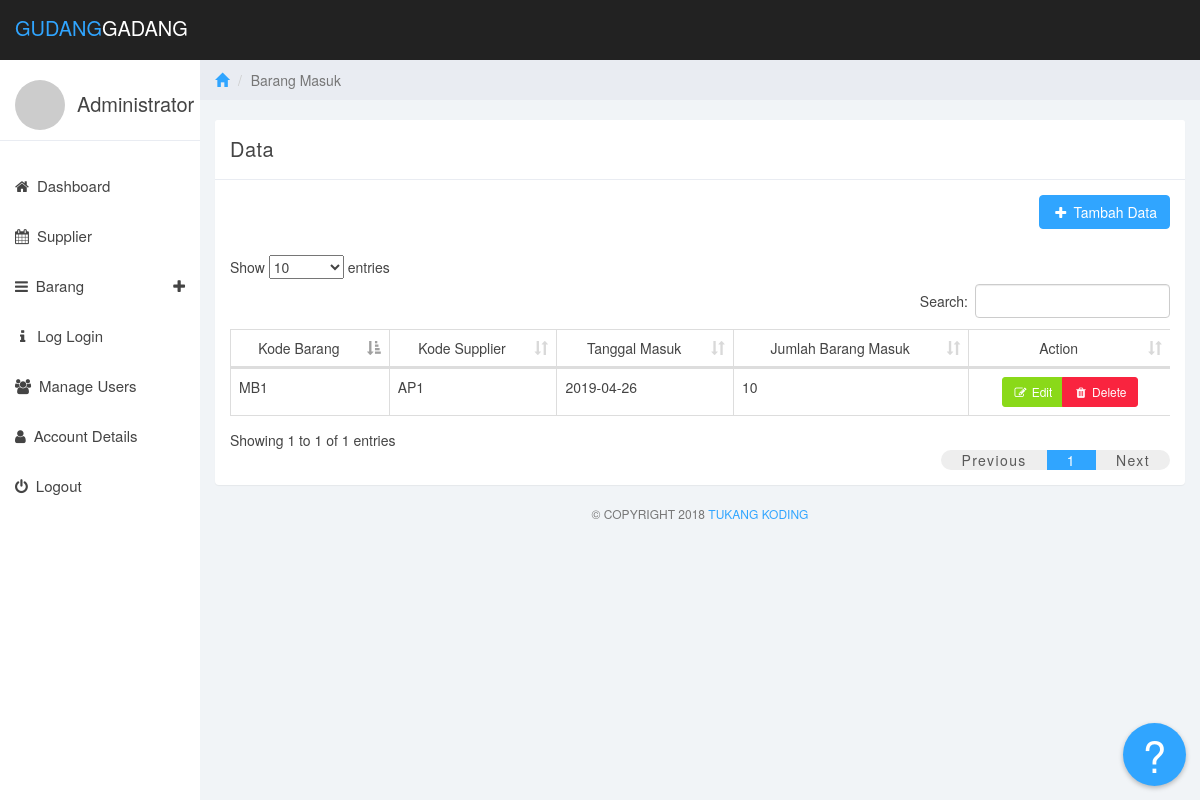
Screenshot of /barang_masuk.php (signed in) with the database file from the repository.
### tables this page shows
CREATE TABLE `masuk_barang` (
  `id_brg_masuk` int(11) NOT NULL,
  `kode_barang` varchar(8) NOT NULL,
  `tgl_masuk` date NOT NULL,
  `jml_brg_masuk` int(8) NOT NULL,
  `jml_brg_masuk_old` int(11) NOT NULL,
  `kode_supplier` varchar(5) NOT NULL
);

### barang_masuk.php (the view, shortened to what this page needs)
<?php require_once 'php_action/core.php'; ?>
<!DOCTYPE html>
<html>
<head>
<?php include_once 'includes/style.php'; ?>
</head>
<body>
	<?php include_once 'includes/navbar.php'; ?>
	<?php include_once 'includes/sidebar.php'; ?>
	<div class="col-sm-9 col-sm-offset-3 col-lg-10 col-lg-offset-2 main">
		<div class="row">
			<ol class="breadcrumb">
				<li><a href="#"><span class="glyphicon glyphicon-home"></span></a></li>
				<li class="active">Barang Masuk</li>
			</ol>
		</div>
		<br>
		<div class="row">
			<div class="col-lg-12">
				<div class="panel panel-default">
					<div class="panel-heading">Data</div>
					<div class="panel-body">
						<div class="pull-right">
							<?php
								if ($_SESSION['level'] == 3) {
									?>
										<a class="btn btn-primary disabled" data-toggle="tooltip" data-placement="top" title="Maaf anda tidak memiliki akses untuk menggunakan fungsi ini"><i class="fa fa-fw fa-plus"></i> Tambah Data</a>
									<?php
								}
								else {
									?>
										<a data-toggle="modal" data-target="#addModal" class="btn btn-primary"><i class="fa fa-fw fa-plus"></i> Tambah Data</a>
									<?php
								}
							 ?>
						</div>
						<br><br><br>
						<div class="table-responsive">
							<table class="table table-bordered table-hover">
								<thead class="text-center">
									<tr>
										<td>Kode Barang</td>
										<td>Kode Supplier</td>
										<td>Tanggal Masuk</td>
										<td>Jumlah Barang Masuk</td>
										<td>Action</td>
									</tr>
								</thead>
								<tbody>
									<?php
										$query = mysqli_query($connect, "SELECT * FROM masuk_barang");
										if (mysqli_num_rows($query) > 0) {
											while ($row = mysqli_fetch_array($query)) {
													?>
													<tr>
														<td><?=$row[1]?></td>
														<td><?=$row[5]?></td>
														<td><?=$row[2]?></td>
														<td><?=$row[3]?></td>
<td class="text-center">
	<div class="btn-group" role="group">
		<button data-toggle="modal" data-target="#editModal" data-id="<?=$row[0]?>" data-kode="<?=$row[1]?>" data-tanggal="<?=$row[2]?>" data-total="<?=$row[3]?>" data-supplier="<?=$row[5]?>" onclick="formEdit(this);" class="btn btn-sm btn-success"><i class="fa fa-fw fa-edit"></i> Edit</button>
		<button data-toggle="modal" data-target="#deleteModal" data-id="<?=$row[0]?>" data-kode="<?=$row[1]?>" onclick="formDelete(this);" class="btn btn-sm btn-danger"><i class="fa fa-fw fa-trash"></i> Delete</button>
	</div>
</td>
													</tr>
													<?php
											}
										}
									?>
								</tbody>
							</table>
						</div>
				</div>
			</div>
			<div class="col-sm-12">
				<p class="back-link">&copy; Copyright 2018 <a href="#">Tukang Koding</a></p>
			</div>
		</div>
	</div>
</body>
</html>

### css/styles.css (style rules this page uses)
body { background: #f1f4f7; padding-top: 60px; font-size: 14px; color: #444444; font-family: "Montserrat", "Helvetica Neue", Helvetica, Arial, sans-serif; }
p { color: #777; }
a, a:hover, a:focus { color: #30a5ff; }
.btn-primary, .btn-primary:hover, .btn-primary:focus, .btn-primary:active, .btn-primary.active, .open > .dropdown-toggle.btn-primary, .btn-primary.disabled, .btn-primary[disabled], fieldset[disabled] .btn-primary, .btn-primary.disabled:hover, .btn-primary[disabled]:hover, fieldset[disabled] .btn-primary:hover, .btn-primary.disabled:focus, .btn-primary[disabled]:focus, fieldset[disabled] .btn-primary:focus, .btn-primary.disabled:active, .btn-primary[disabled]:active, fieldset[disabled] .btn-primary:active, .btn-primary.disabled.active, .btn-primary[disabled].active, fieldset[disabled] .btn-primary.active { background-color: #30a5ff; border-color: #30a5ff; }
.btn-success, .btn-success:hover, .btn-success:focus, .btn-success:active, .btn-success.active, .open > .dropdown-toggle.btn-success, .btn-success.disabled, .btn-success[disabled], fieldset[disabled] .btn-success, .btn-success.disabled:hover, .btn-success[disabled]:hover, fieldset[disabled] .btn-success:hover, .btn-success.disabled:focus, .btn-success[disabled]:focus, fieldset[disabled] .btn-success:focus, .btn-success.disabled:active, .btn-success[disabled]:active, fieldset[disabled] .btn-success:active, .btn-success.disabled.active, .btn-success[disabled].active, fieldset[disabled] .btn-success.active { background-color: #8ad919; border-color: #8ad919; }
.btn-danger, .btn-danger:hover, .btn-danger:focus, .btn-danger:active, .btn-danger.active, .open > .dropdown-toggle.btn-danger, .btn-danger.disabled, .btn-danger[disabled], fieldset[disabled] .btn-danger, .btn-danger.disabled:hover, .btn-danger[disabled]:hover, fieldset[disabled] .btn-danger:hover, .btn-danger.disabled:focus, .btn-danger[disabled]:focus, fieldset[disabled] .btn-danger:focus, .btn-danger.disabled:active, .btn-danger[disabled]:active, fieldset[disabled] .btn-danger:active, .btn-danger.disabled.active, .btn-danger[disabled].active, fieldset[disabled] .btn-danger.active { background-color: #f9243f; border-color: #f9243f; }
.panel { border: 0; }
.panel-heading { font-size: 20px; font-weight: 300; letter-spacing: 0.025em; height: 60px; line-height: 38px; }
.panel-default .panel-heading { background: #fff; border-bottom: 1px solid #e9ecf2; color: #444444; }
.breadcrumb { border-radius: 0; padding: 10px 15px 10px 15px; background: #e9ecf2; margin: 0; }
.table { background: #fff; }
p.back-link { text-align: center; margin-bottom: 20px; font-size: 12px; text-transform: uppercase; }

### rows the page displays
masuk_barang: kode_barang "MB1", kode_supplier "AP1", tgl_masuk "2019-04-26", jml_brg_masuk "10"

### other values shown
$_SESSION['nama'] "Administrator"
